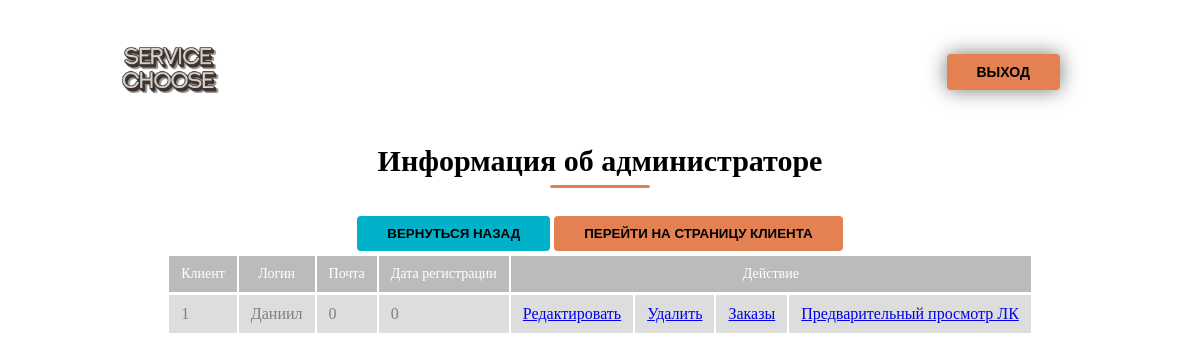
Screenshot of /adminpanel/redC.php with the database file from the repository.
### tables this page shows
CREATE TABLE `users` (
  `id` int(11) NOT NULL,
  `full_name` varchar(355) DEFAULT NULL,
  `login` varchar(100) DEFAULT NULL,
  `email` varchar(255) DEFAULT NULL,
  `password` varchar(500) DEFAULT NULL,
  `date` varchar(32) DEFAULT NULL
);

### adminpanel/redC.php (the view, shortened to what this page needs)
<?php
include '../connect.php';
?>
<!DOCTYPE html>
<html>
<head>
    <link rel="stylesheet" type="text/css" href="../css/color-text.css">
    <link rel="stylesheet" type="text/css" href="../css/style.css">
    <link rel="stylesheet" type="text/css" href="../css/shadow.css">
</head>
<body>
        <div class="navbar">
            <div class="container">
                <div class="navbar-nav">
                    <div class="navbar-brand">
                        <a href="profileA.php"><img class="navbar-brand-png" src="../img/logo_main.png"><a>
                    </div>
                    <div class="navs" id="navs">
                            <div class="navs-item"><a href="../RAA/logout.php"><button class="btn txt-uppercase shadow-sm">Выход</button></a></div>
                    </div>
                </div>
            </div>
        </div>
    <div class="container">
    <div class="jumbotron-item">
    <div class="features-box">
        <h1 class="features-t">Информация об администраторе</h1>
<table align="center">
    <td>
<div class="navs-item" align="center"><a href="../adminpanel/profileA.php"><button class="btn txt-uppercase blue">Вернуться назад</button></a></div>
    </td><td>
<div class="navs-item" align="center"><a href="../#" target="_blank"><button class="btn txt-uppercase">Перейти на страницу клиента</button></a></div>
    </td>
</table>
    <?php
    $IDclient  =  $_GET ['IDclient'];
    $ZAKclient  =  $_GET ['ZAKclient'];
    $CLIENTI = mysqli_query($dp, "SELECT * FROM users");
    if($IDclient > 0)
    {
    $CLIENTIS = mysqli_fetch_assoc((mysqli_query($dp, "SELECT * FROM users WHERE users.id = $IDclient")));
?>
</br><table align="center" class="cart-tables">
<form method="POST">
<tr><th align="center"><b>Обновление данных клиента</b></th>
    <tr><td><p>ФИО: <b><?php echo $CLIENTIS['full_name']; ?></b></p>
    <input  type= "text"  name= "newFIO"></p></td>
    <tr><td> <p>Логин:<b> <?php echo $CLIENTIS['login']; ?></b></p>
    <input  type= "text"  name= "newLOGIN"></p></td>
    <tr><td> <p>Почта:<b> <?php echo $CLIENTIS['email']; ?></b></p>
    <input  type= "text"  name= "newEMAIL"></p></td>
    <tr><td><input  type= "submit"  name = "update" value= "Обновить" >
        <a href="redC.php">Отмена</a></td>
<?php
    }else{
?>
    <table align="center" class="cart-tables" >
    <tr>
        <th>Клиент</th>
        <th>Логин</th>
        <th>Почта</th>
        <th>Дата регистрации</th>
        <th colspan=4>Действие</th>
    </tr>
<?php
    while($OutCL = mysqli_fetch_array($CLIENTI)){
    echo '<tr><td>' . $OutCL['id'] . '</td>
        <td>' . $OutCL['full_name'] . '</td>
        <td>' . $OutCL['login'] . '</td>
        <td>' . $OutCL['email'] . '</td>
        <td><a href="redC.php?IDclient=' . $OutCL['id'] . '">Редактировать</a></td>
        <td><a href="redC.php?DELclient=' . $OutCL['id'] . '">Удалить</a></td>
        <td><a href="redC.php?ZAKclient=' . $OutCL['id'] . '">Заказы</a></td>
        <td><a href="prevCl.php?prevCID=' . $OutCL['id'] . '">Предварительный просмотр ЛК</a></td>';
    }
    echo '</table>';
    }
    ?>
</body>
</html>

### css/color-text.css (style rules this page uses)
:root { --primary: #262626; --primary-disabled: #292222; --secondary: #FFFFFF; --secondary-disabled: #434345; --third: #e38152; --third-disabled: #c23000; --o1: #00b2c9; --o1-disabled: #008191; }

### css/style.css (style rules this page uses)
body { background-image: url("../img/background.png"); background-size: 630px 370px; background-repeat: no-repeat; }
html, body { scroll-behavior: smooth; }
.cart-tables th { font-weight: normal; font-size: 14px; color: #FFF; padding: 10px 12px; background: rgba(187,187,187); }
.cart-tables td { color: gray; border-top: 1px solid white; padding: 10px 12px; background: rgba(187,187,187, .5); transition: .3s; }
.btn { border: none; background-color: var(--third); padding: 10px 30px; border-radius: 4px; cursor: pointer; }
.txt-uppercase { text-transform: uppercase !important; }
.btn.blue { background-color: var(--o1); }
.container { max-width: 1000px; margin: 0 auto; padding: 0 20px; }
.navbar-brand-png { width: 100%; max-width: 100px; }
.navbar-nav { display: flex; justify-content: space-between; margin: 20px; }
.navbar-brand { display: flex; align-items: center; }
.navs { display: flex; align-items: center; }
.navs .navs-item { margin: 0px 10px; padding: 10px; font-weight: bold; }
.navs .navs-item a { font-size: 14px; color: var(--secondary-disabled); }
.navs .navs-item a button { font-size: 14px; }
.navs-item .btn { font-weight: bold; }
.features-box .features-t { font-size: 30px; text-align: center; margin-bottom: 25px; }
.features-box .features-t::after { content: ""; display: block; border-bottom: 3px solid var(--third); width: 10%; margin: 0 auto; border-radius: 50px; margin-top: 7px; min-width: 70px; }

### css/shadow.css (style rules this page uses)
.shadow-sm { box-shadow: 0px 0px 20px 0px rgba(0,0,0,0.54); -webkit-box-shadow: 0px 0px 20px 0px rgba(0,0,0,0.54); -moz-box-shadow: 0px 0px 20px 0px rgba(0,0,0,0.54); }

### rows the page displays
users: id "1", full_name "Даниил", login "0", email "0"
